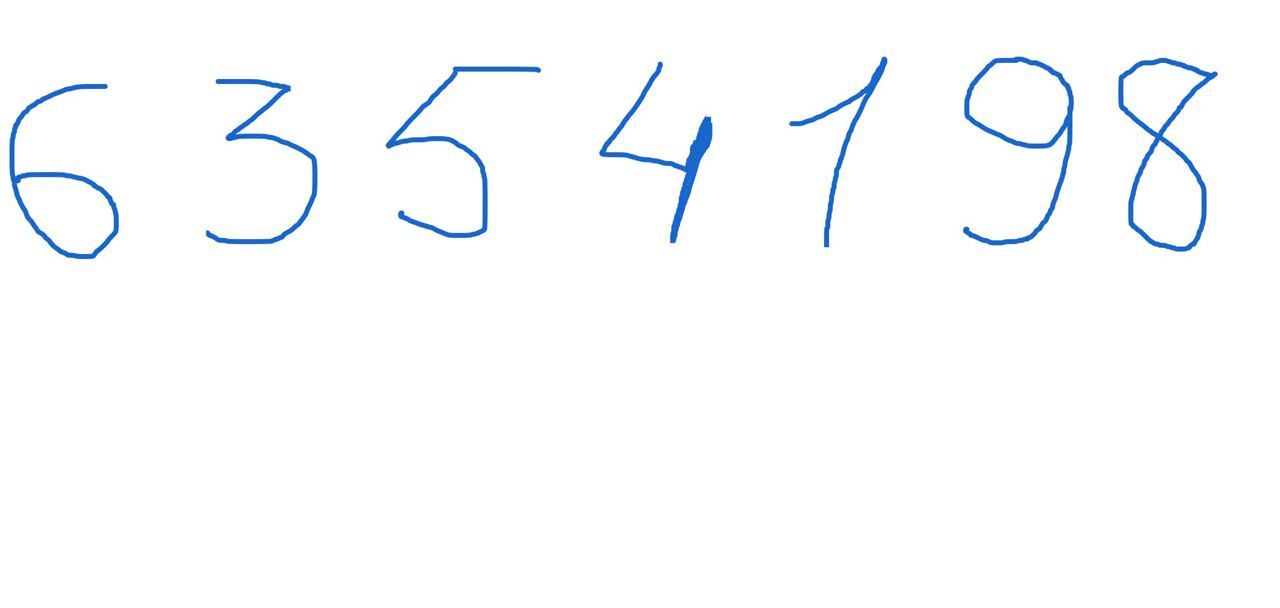
#> input picture Chapter 3/cotours : DNNs/images/4.jpg, 1280 x 608 px
$ jupyter execute handwriting.ipynb
#> lines starting #> are read from the running program, lines starting #| are printed output that depends on the picture; after the words box and inside, x2 and y2 are one past the last pixel; in counts of white or black regions, pixels touching at a corner belong together
[cell 1]
import cv2
import matplotlib.pyplot as plt
import torch
from torch import nn
import torch.nn.functional as F
from torchvision import transforms

## image preparation (binarization)

[cell 2]
def im_prep(path):
    bgr_img = cv2.imread(path)
    gray = cv2.imread(path,cv2.IMREAD_GRAYSCALE)
    #to find contours we need inverse binary image
    _,inv_bin = cv2.threshold(gray,140,255,cv2.THRESH_BINARY_INV)
    kernel = cv2.getStructuringElement(cv2.MORPH_ELLIPSE,(7,7))
    inv_bin_img = cv2.dilate(inv_bin,kernel)
    return bgr_img,inv_bin_img

## finding contours

[cell 3]
def contours(inv_bin_img):
    contours,hier = cv2.findContours(inv_bin_img,cv2.RETR_EXTERNAL,cv2.CHAIN_APPROX_SIMPLE)
    #we should short, because of sometimes there will some noise, or we just want order sometimes
    srt_cntrs_area = sorted(contours,key=cv2.contourArea,reverse=True)
    return srt_cntrs_area

## sorting according to the position (left-to-right)

[cell 4]
def sort_contours(cnts, method="left-to-right"):
    # initialize the reverse flag and sort index
    reverse = False
    i = 0

    # handle if we need to sort in reverse
    if method == "right-to-left" or method == "bottom-to-top":
        reverse = True

    # handle if we are sorting against the y-coordinate rather than
    # the x-coordinate of the bounding box
    if method == "top-to-bottom" or method == "bottom-to-top":
        i = 1

    # construct the list of bounding boxes and sort them from top to
    # bottom
    boundingBoxes = [cv2.boundingRect(c) for c in cnts]
    (cnts, boundingBoxes) = zip(*sorted(zip(cnts, boundingBoxes),
                                        key=lambda b: b[1][i], reverse=reverse))
    # return the list of sorted contours and bounding boxes
    return (cnts, boundingBoxes)

## cropping the individual digits

[cell 5]
def crop(bbox,bin_inv_img,bgr_img):
    cropped_bin_imgs = []
    cropped_bgr_imgs = []
    for box in bbox:
        x,y,w,h = box
        #crops the object according to the bbox coordinates
        #bins
        cropped_bin = bin_inv_img.copy()[y:y+h,x:x+w]
        cropped_bin_imgs.append(cropped_bin)
        #bgrs
        cropped_bgr = bgr_img.copy()[y:y+h,x:x+w]
        cropped_bgr_imgs.append(cropped_bgr)

    return cropped_bgr_imgs,cropped_bin_imgs

## padding(making square aspect ratio 1:1), resizing -> 28 x 28

[cell 6]
def resizer(cropped_bin_imgs,gen_pad):
    p = gen_pad
    resized_imgs = []
    for cropped_bin in cropped_bin_imgs:
        (h,w) = cropped_bin.shape
        if w>h:
            diff = w-h
            top=0
            bottom=0
            #if difference is even, result will be integer, but else, we should fix it , because padding requires integer
            if diff%2==0:
                top = diff//2
                bottom = diff//2
            else:
                top = diff//2
                bottom = diff//2 + 1
            padded = cv2.copyMakeBorder(cropped_bin.copy(),top,bottom,0,0,cv2.BORDER_CONSTANT,(0,0,0))
        #elif if picture is taller
        elif w<h:
            diff = h-w
            right=0
            left=0
            #if difference is even, result will be integer, but else, we should fix it , because padding requires integer
            if diff%2==0:
                left = diff//2
                right = diff//2
            else:
                left = diff//2 + 1
                right = diff//2
            padded = cv2.copyMakeBorder(cropped_bin.copy(),0,0,left,right,cv2.BORDER_CONSTANT,(0,0,0))
        # we put some general padding
        padded = cv2.copyMakeBorder(padded,p,p,p,p,cv2.BORDER_CONSTANT,(0,0,0))
        resized = cv2.resize(padded.copy(),(28,28),interpolation=cv2.INTER_AREA)
        resized_imgs.append(resized)
    return resized_imgs

## transforming to tensor to feed the model

[cell 7]
def image2model(resized_img):
    loader = transforms.Compose([transforms.ToTensor()])
    image = loader(resized_img)
    image = image.unsqueeze(0)
    return image

## loading trained model

[cell 8]
def modeler(saved_params):
    class CNN(nn.Module):
        def __init__(self):
            super(CNN,self).__init__()
            self.conv1 = nn.Conv2d(1,8,kernel_size =(3,3),stride=(1,1),padding=(1,1))
            self.conv2 = nn.Conv2d(8,16,kernel_size =(3,3),stride=(1,1),padding=(1,1))
            self.pool = nn.MaxPool2d(kernel_size=(2,2),stride=(2,2))
            self.cf1 = nn.Linear(16*7*7,10)

        def forward(self,x):
            x = self.pool(F.relu(self.conv1(x)))
            x = self.pool(F.relu(self.conv2(x)))
            x = x.view(x.shape[0],-1)
            x = self.cf1(x)

            return x
    model = CNN()
    model.load_state_dict(torch.load(saved_params))
    return model

## helper func to visualize cropped images

[cell 9]
def visual(imgs):
    n = len(imgs)
    fig,ax = plt.subplots(1,n,figsize=(n*5,5))
    for i,img in enumerate(imgs):
        ax[i].imshow(img,cmap='gray')
        ax[i].axis('off')

## run

[cell 10]
saved_model = 'model.pth'
image_path = 'images/4.jpg'
result=[]
def run(path,saved_model):
    #image load and image binarization
    bgr,inv_bin_img = im_prep(path)
#> in im_prep, bgr_img is the input picture: shape (608, 1280, 3); mean B, G, R 253.5, 251.8, 250.1
#> in im_prep, `gray = cv2.imread(path,cv2.IMREAD_GRAYSCALE)`:
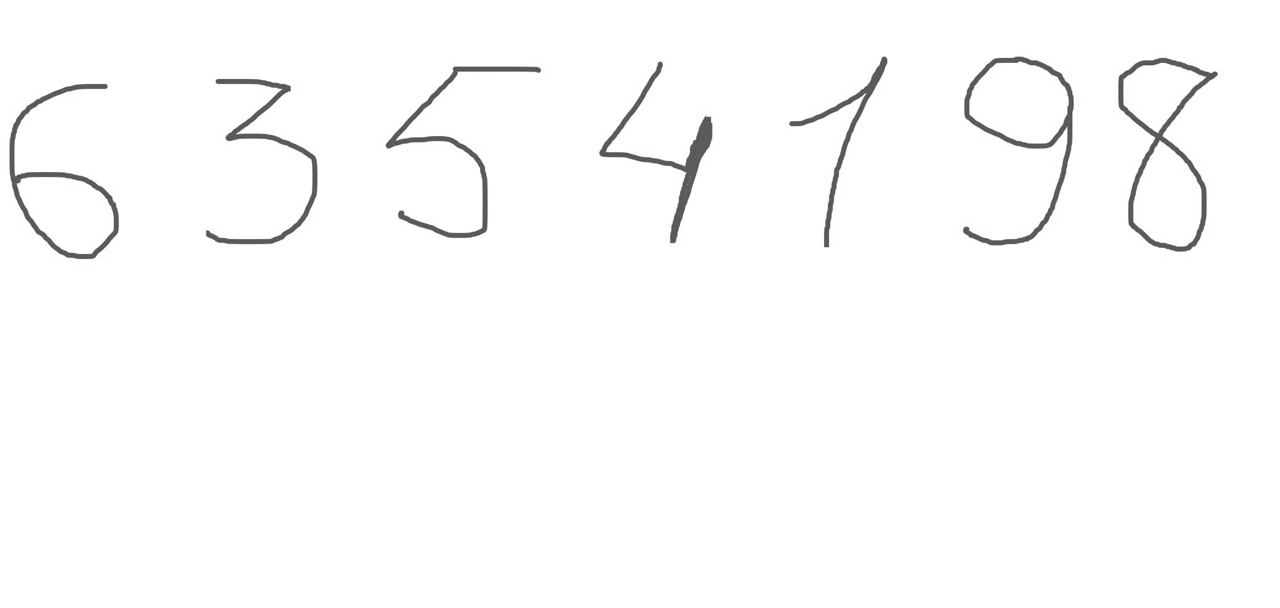
#> gray: shape (608, 1280); min 64, max 255, mean 251.6
#> in im_prep, `_,inv_bin = cv2.threshold(gray,140,255,cv2.THRESH_BINARY_INV)`:
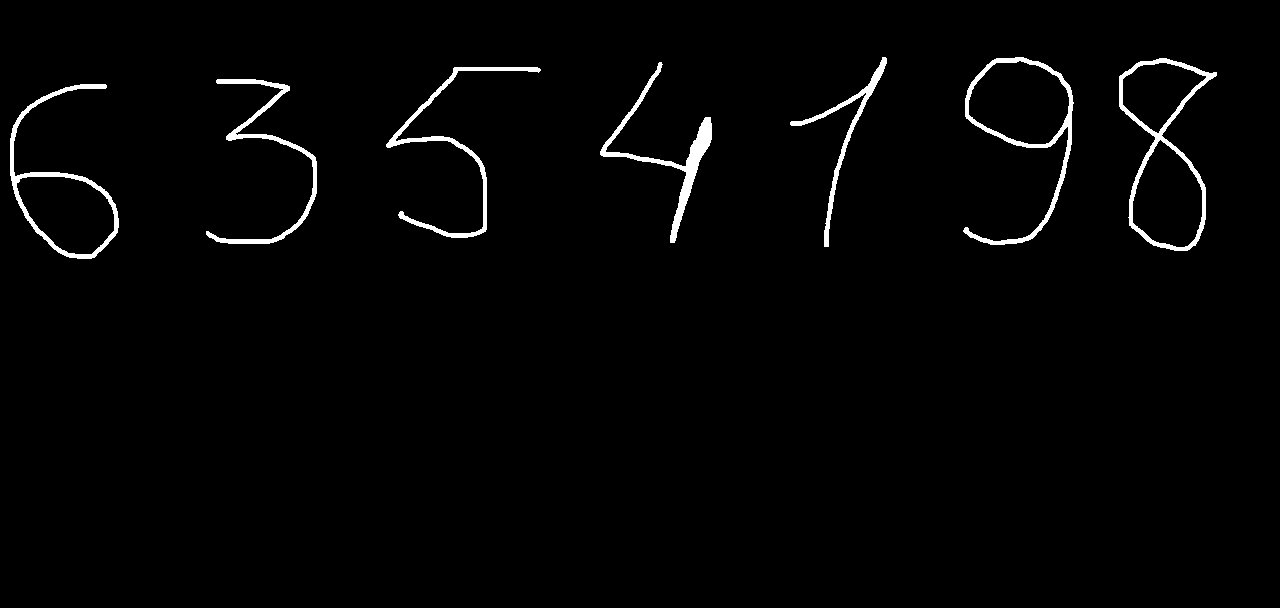
#> inv_bin: shape (608, 1280); 1.8% white; 7 white regions, largest, box (x1, y1, x2, y2) and area: (1119, 58, 1217, 251) 2457, (963, 57, 1074, 245) 2291, (600, 62, 712, 243) 2233
#> in im_prep, `inv_bin_img = cv2.dilate(inv_bin,kernel)`:
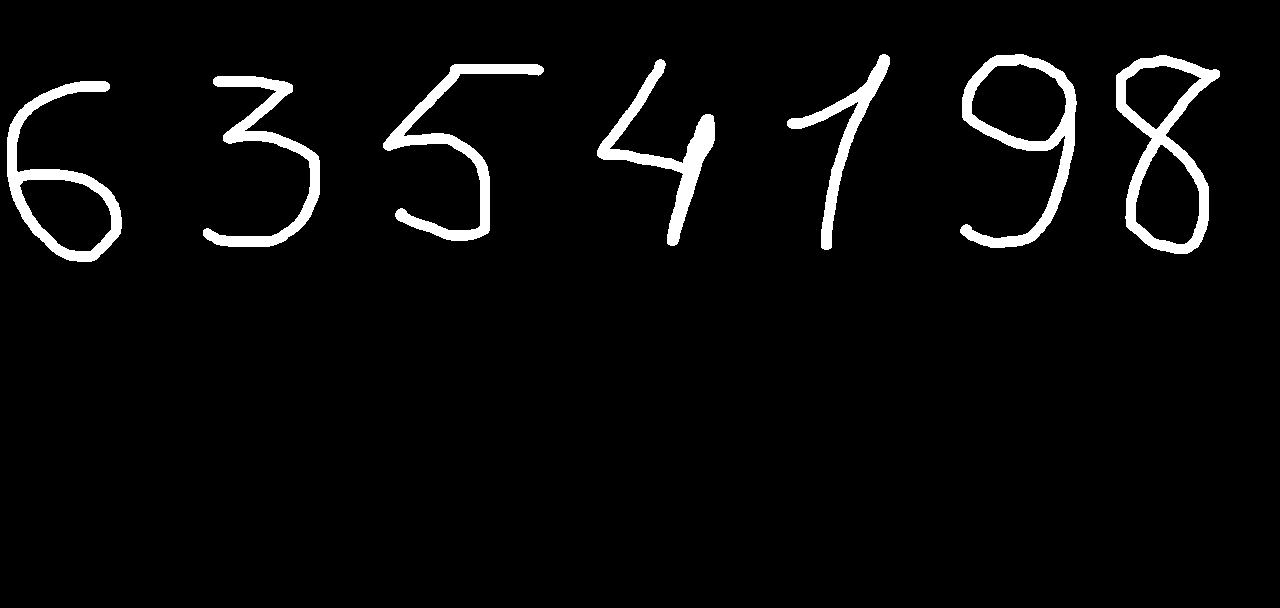
#> inv_bin_img: shape (608, 1280); 4.1% white; 7 white regions
    fig,ax = plt.subplots(1,figsize=(10,15))
    ax.imshow(bgr)
    ax.set_title('original image')
    #finding contours and sorting by area(to get only object but noise)
    srt_con_area = contours(inv_bin_img)
#> in contours, `contours,hier = cv2.findContours(inv_bin_img,cv2.RETR_EXTERNAL,cv2.CHA..`: contours = 7 contours; box (x1, y1, x2, y2) and area: (1116, 55, 1220, 254) 12618, (960, 54, 1077, 248) 10304, (7, 81, 122, 262) 8996, (383, 64, 544, 241) 4218, (597, 59, 715, 246) 3952, (203, 76, 320, 247) 3908, (787, 54, 890, 250) 2892
#> in contours, `srt_cntrs_area = sorted(contours,key=cv2.contourArea,reverse=True)`: srt_cntrs_area has the same summary as contours
#> srt_con_area has the same summary as contours in contours
    #sorting by position and getting boudingrects
    cntrs,bbox = sort_contours(srt_con_area[:8])
#> in sort_contours, `boundingBoxes = [cv2.boundingRect(c) for c in cnts]`: boundingBoxes = [(1116, 55, 104, 199), (960, 54, 117, 194), (7, 81, 115, 181), (383, 64, 161, 177), (597, 59, 118, 187), (203, 76, 117, 171), (787, 54, 103, 196)]
#> in sort_contours, `(cnts, boundingBoxes) = zip(*sorted(zip(cnts, boundingBoxes), key=lamb..`: cnts has the same summary as contours in contours; boundingBoxes = ((7, 81, 115, 181), (203, 76, 117, 171), (383, 64, 161, 177), (597, 59, 118, 187), (787, 54, 103, 196), (960, 54, 117, 194), (1116, 55, 104, 199))
#> cntrs has the same summary as contours in contours; bbox has the same summary as boundingBoxes in sort_contours
    #cropping with bounding rects coordinates
    cropped_bgrs,cropped_bins = crop(bbox,inv_bin_img,bgr)
#> the loop in crop, `for box in bbox:` made 7 passes
#> pass 1, in crop, `cropped_bin = bin_inv_img.copy()[y:y+h,x:x+w]`:
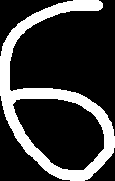
#> cropped_bin: shape (181, 115); 22.8% white; 1 white region, box (x1, y1, x2, y2) and area: (0, 0, 115, 181) 4743
#> pass 1, in crop, `cropped_bgr = bgr_img.copy()[y:y+h,x:x+w]`:
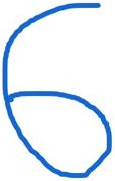
#> cropped_bgr: shape (181, 115, 3); mean B, G, R 246.7, 237.6, 228.9
#> pass 2, in crop, `cropped_bin = bin_inv_img.copy()[y:y+h,x:x+w]`:
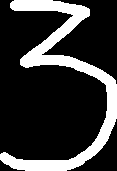
#> cropped_bin: shape (171, 117); 21.4% white; 1 white region, box (x1, y1, x2, y2) and area: (0, 0, 117, 171) 4281
#> pass 2, in crop, `cropped_bgr = bgr_img.copy()[y:y+h,x:x+w]`:
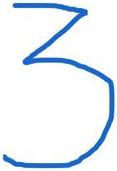
#> cropped_bgr: shape (171, 117, 3); mean B, G, R 247.3, 238.7, 230.5
#> after the loop in crop, `for box in bbox:`: cropped_bgr_imgs = 7 items
#> cropped_bgrs = 7 items; cropped_bins = 7 items
    #making aspect ratio 1:1 and resizing 28x28
    resized_imgs = resizer(cropped_bins,40)
#> the loop in resizer, `for cropped_bin in cropped_bin_imgs:` made 7 passes
#> (h, w, diff, right, left) on passes 1 to 7: (181, 115, 66, 33, 33), (171, 117, 54, 27, 27), (177, 161, 16, 8, 8), (187, 118, 69, 34, 35), (196, 103, 93, 46, 47), (194, 117, 77, 38, 39), (199, 104, 95, 47, 48)
#> pass 1, in resizer, `resized = cv2.resize(padded.copy(),(28,28),interpolation=cv2.INTER_AREA)`:
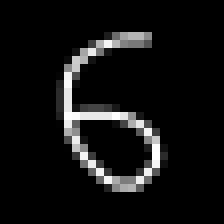
#> resized: shape (28, 28) (shown 8 times larger); min 0, max 255, mean 17.8
#> pass 2, in resizer, `padded = cv2.copyMakeBorder(cropped_bin.copy(),0,0,left,right,cv2.BORD..`:
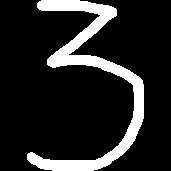
#> padded: shape (171, 171); 14.6% white; 1 white region, box (x1, y1, x2, y2) and area: (27, 0, 144, 171) 4281
#> resized_imgs = 7 items
    visual(resized_imgs)
#> in visual, `n = len(imgs)`: n = 7
#> the loop in visual, `for i,img in enumerate(imgs):` made 7 passes
    #input to feed the model
    for resized_img in resized_imgs:
        input = image2model(resized_img)
        #loading the model
        model = modeler(saved_model)
        #prediction
        pred = model(input)
        label = pred.argmax(dim=1).item()
        result.append(label)
#> this loop made 1 pass
#> after the loop, result = []

    print(f'number written is :',''.join(str(digit) for digit in result))

run(image_path,saved_model)
#> (the call stopped at in image2model, `loader = transforms.Compose([transforms.ToTensor()])`: torchvision is not available in this run)
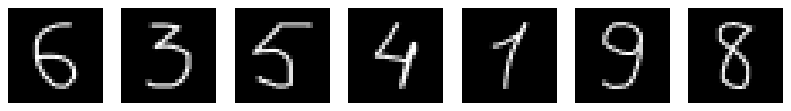
#> figure drawn by matplotlib, 7 panels

$ run again, with Chapter 3/cotours : DNNs/images/1.jpg copied over Chapter 3/cotours : DNNs/images/4.jpg
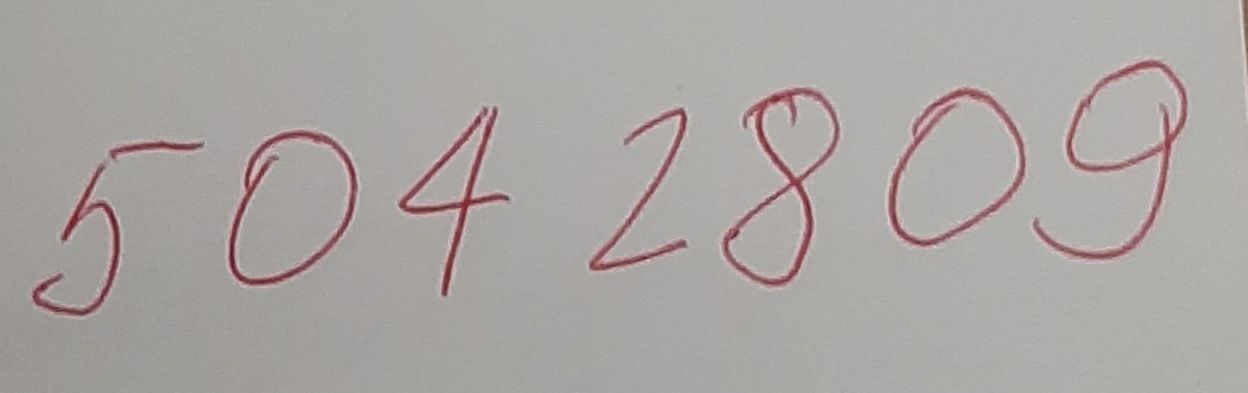
#> input picture Chapter 3/cotours : DNNs/images/1.jpg, 1248 x 393 px
#> in im_prep, bgr_img is the input picture: shape (393, 1248, 3); mean B, G, R 162.8, 165.6, 170.5
#> in im_prep, `_,inv_bin = cv2.threshold(gray,140,255,cv2.THRESH_BINARY_INV)`:
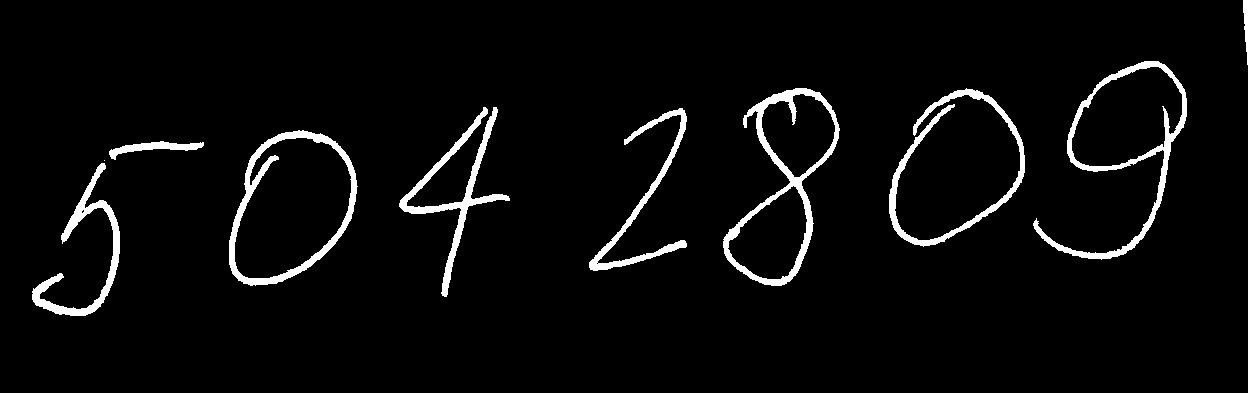
#> inv_bin: shape (393, 1248); 4.2% white; 10 white regions (1 under 20 px), largest, box (x1, y1, x2, y2) and area: (723, 88, 840, 286) 3494, (1033, 61, 1187, 260) 3246, (229, 130, 358, 286) 3039
#> inv_bin_img: shape (393, 1248); 8.3% white; 8 white regions
#> contours = 8 contours; box (x1, y1, x2, y2) and area: (886, 85, 1028, 250) 16178, (226, 127, 361, 289) 15893, (720, 85, 843, 289) 13649, (1030, 58, 1190, 263) 12936, (396, 104, 513, 300) 6784, (29, 138, 207, 319) 5237, (586, 105, 690, 274) 3834, (1240, 0, 1248, 68) 337
#> srt_cntrs_area has the same summary as contours
#> srt_con_area has the same summary as contours in contours
#> in sort_contours, `boundingBoxes = [cv2.boundingRect(c) for c in cnts]`: boundingBoxes = [(886, 85, 142, 165), (226, 127, 135, 162), (720, 85, 123, 204), (1030, 58, 160, 205), (396, 104, 117, 196), (29, 138, 178, 181), (586, 105, 104, 169), (1240, 0, 8, 68)]
#> in sort_contours, `(cnts, boundingBoxes) = zip(*sorted(zip(cnts, boundingBoxes), key=lamb..`: cnts has the same summary as contours in contours; boundingBoxes = ((29, 138, 178, 181), (226, 127, 135, 162), (396, 104, 117, 196), (586, 105, 104, 169), (720, 85, 123, 204), (886, 85, 142, 165), (1030, 58, 160, 205), (1240, 0, 8, 68))
#> cntrs has the same summary as contours in contours; bbox has the same summary as boundingBoxes in sort_contours
#> the loop in crop, `for box in bbox:` made 8 passes
#> after the loop in crop, `for box in bbox:`: cropped_bgr_imgs = 8 items
#> the loop in resizer, `for cropped_bin in cropped_bin_imgs:` made 8 passes
#> (h, w, diff, right, left) on passes 1 to 8: (181, 178, 3, 1, 2), (162, 135, 27, 13, 14), (196, 117, 79, 39, 40), (169, 104, 65, 32, 33), (204, 123, 81, 40, 41), (165, 142, 23, 11, 12), (205, 160, 45, 22, 23), (68, 8, 60, 30, 30)
#> pass 2, in resizer, `padded = cv2.copyMakeBorder(cropped_bin.copy(),0,0,left,right,cv2.BORD..`:
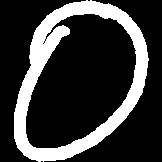
#> padded: shape (162, 162); 22.4% white; 1 white region, box (x1, y1, x2, y2) and area: (14, 0, 149, 162) 5875
#> n = 8
#> the loop in visual, `for i,img in enumerate(imgs):` made 8 passes
#> the loop in run, `for resized_img in resized_imgs:` made 1 pass
#> after the loop in run, `for resized_img in resized_imgs:`: result = []

$ run again, with Chapter 3/cotours : DNNs/images/2.jpg copied over Chapter 3/cotours : DNNs/images/4.jpg
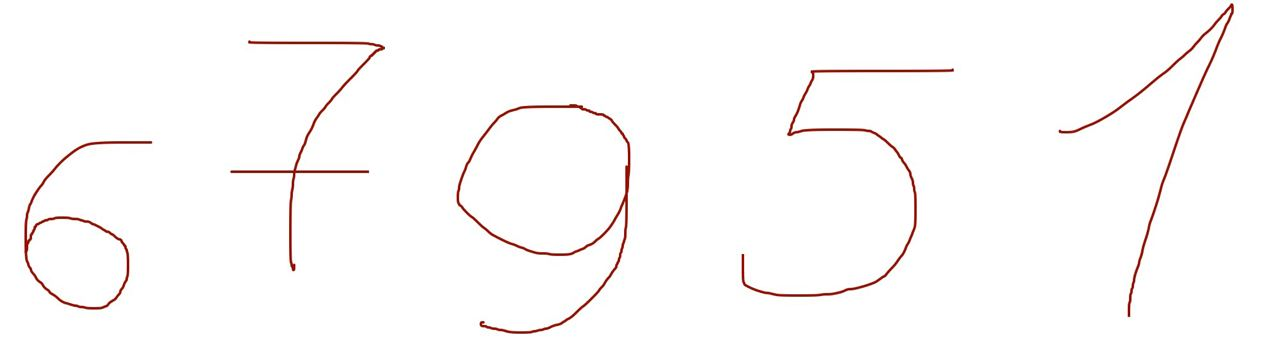
#> input picture Chapter 3/cotours : DNNs/images/2.jpg, 1280 x 348 px
#> in im_prep, bgr_img is the input picture: shape (348, 1280, 3); mean B, G, R 250.4, 250.7, 252.4
#> inv_bin: shape (348, 1280); 1.6% white in thin lines or dots, all inside (x1, y1, x2, y2) = (24, 3, 1234, 334)
#> inv_bin_img: shape (348, 1280); 5.6% white; 5 white regions
#> contours = 5 contours; box (x1, y1, x2, y2) and area: (454, 101, 633, 337) 23600, (21, 138, 155, 313) 9668, (739, 66, 957, 300) 4746, (1056, 0, 1237, 320) 4168, (228, 37, 388, 274) 3895
#> srt_cntrs_area has the same summary as contours
#> srt_con_area has the same summary as contours in contours
#> in sort_contours, `boundingBoxes = [cv2.boundingRect(c) for c in cnts]`: boundingBoxes = [(454, 101, 179, 236), (21, 138, 134, 175), (739, 66, 218, 234), (1056, 0, 181, 320), (228, 37, 160, 237)]
#> in sort_contours, `(cnts, boundingBoxes) = zip(*sorted(zip(cnts, boundingBoxes), key=lamb..`: cnts has the same summary as contours in contours; boundingBoxes = ((21, 138, 134, 175), (228, 37, 160, 237), (454, 101, 179, 236), (739, 66, 218, 234), (1056, 0, 181, 320))
#> cntrs has the same summary as contours in contours; bbox has the same summary as boundingBoxes in sort_contours
#> the loop in crop, `for box in bbox:` made 5 passes
#> after the loop in crop, `for box in bbox:`: cropped_bgr_imgs = 5 items
#> the loop in resizer, `for cropped_bin in cropped_bin_imgs:` made 5 passes
#> (h, w, diff, right, left) on passes 1 to 5: (175, 134, 41, 20, 21), (237, 160, 77, 38, 39), (236, 179, 57, 28, 29), (234, 218, 16, 8, 8), (320, 181, 139, 69, 70)
#> pass 2, in resizer, `padded = cv2.copyMakeBorder(cropped_bin.copy(),0,0,left,right,cv2.BORD..`:
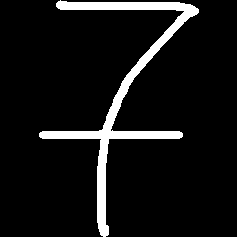
#> padded: shape (237, 237); 7.8% white; 1 white region, box (x1, y1, x2, y2) and area: (39, 0, 199, 237) 4393
#> n = 5
#> the loop in visual, `for i,img in enumerate(imgs):` made 5 passes
#> the loop in run, `for resized_img in resized_imgs:` made 1 pass
#> after the loop in run, `for resized_img in resized_imgs:`: result = []
